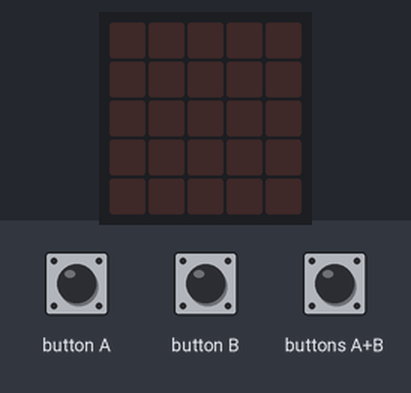
Simulated run of this program. Board: BBC micro:bit (MakeCode). Parts: the board's 5×5 LED display. The test bench sets the inputs (shaded band).

Above: at 1.2 s.
1.3 s: buttons A+B pressed for 0.15 s
At 1.42 s:
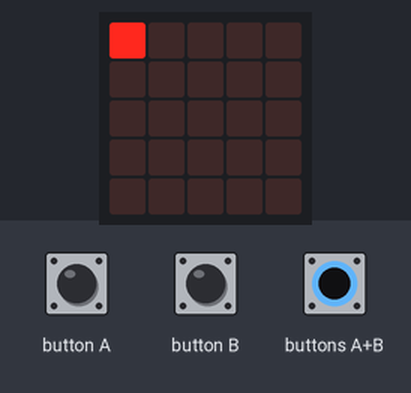
4.3 s: button B pressed for 3.2 s
At 8.2 s:
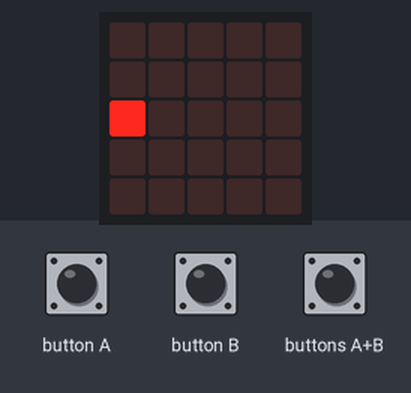
9.0 s: button B pressed for 0.15 s
At 9.6 s:
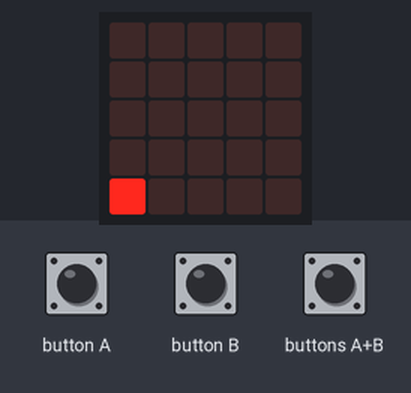
10.6 s: buttons A+B pressed for 1 s
At 10.99 s:
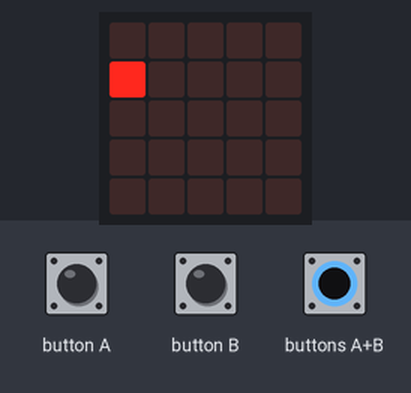
13.6 s: buttons A+B pressed for 3.2 s
At 14.43 s:
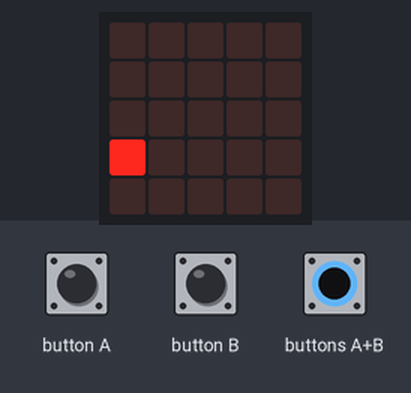
18.3 s: button A pressed for 0.15 s
At 19.8 s:
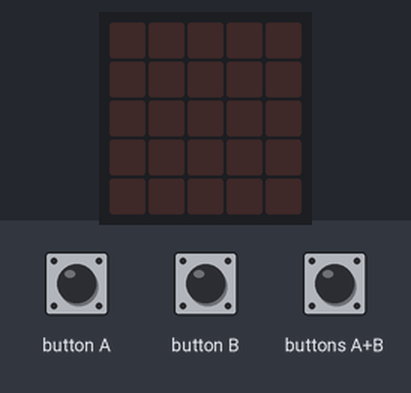

Measured:
- after the input at 1.3 s, the display: changes at once (image 1)
- after the input at 4.3 s, the display: first changes at once (image 2 shows a later state)
- after the input at 9.0 s, the display: first changes at once (image 3 shows a later state)
- after the input at 10.6 s, the display: first changes at once (image 4 shows a later state)
- after the input at 13.6 s, the display: first differs from a run without the input after 0.11 s (image 5 shows a later state)
- after the input at 18.3 s, the display: changes at once (image 6)

The program:

main.ts
```typescript
input.onButtonPressed(Button.AB, function () {
    xvalue = 0
    while (xvalue <= 5) {
        led.plot(xvalue, 0)
        basic.pause(100)
        basic.clearScreen()
        xvalue += 1
    }
})
let xvalue = 0
xvalue = 0
let yvalue = 0
basic.forever(function () {
    if (input.buttonIsPressed(Button.A)) {
        basic.clearScreen()
        led.plot(xvalue, 0)
        basic.pause(100)
        xvalue += 1
    }
    if (xvalue == 5) {
        xvalue = 0
    }
    if (input.buttonIsPressed(Button.B)) {
        basic.clearScreen()
        led.plot(0, yvalue)
        basic.pause(100)
        yvalue += 1
    }
    if (yvalue == 5) {
        yvalue = 0
    }
})
```

test.ts
```typescript
// 在這裡測試；當此封包作為擴充功能時，將不會編譯此內容。
```
